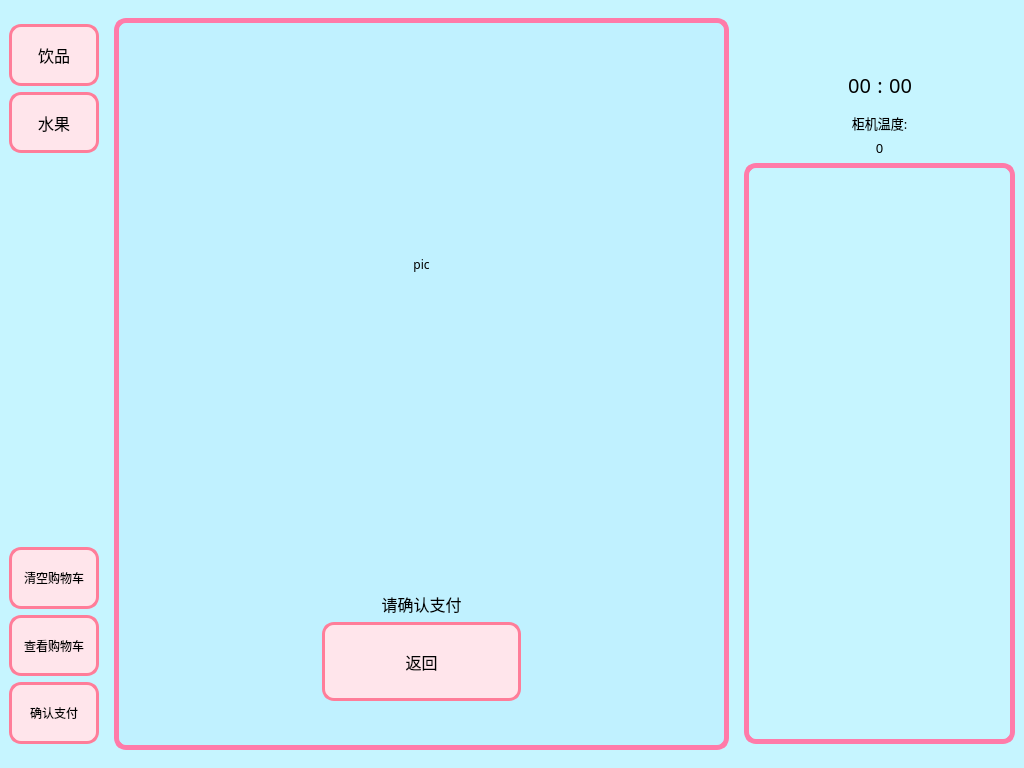
<?xml version="1.0" encoding="UTF-8"?>
<ui version="4.0">
 <class>UserInterface</class>
 <widget class="QMainWindow" name="UserInterface">
  <property name="geometry">
   <rect>
    <x>0</x>
    <y>0</y>
    <width>1024</width>
    <height>768</height>
   </rect>
  </property>
  <property name="sizePolicy">
   <sizepolicy hsizetype="Expanding" vsizetype="Expanding">
    <horstretch>0</horstretch>
    <verstretch>0</verstretch>
   </sizepolicy>
  </property>
  <property name="maximumSize">
   <size>
    <width>1024</width>
    <height>768</height>
   </size>
  </property>
  <property name="windowTitle">
   <string>UserInterface</string>
  </property>
  <property name="styleSheet">
   <string notr="true">#UserInterface{	
	background-color: rgb(198, 245, 255);
}

QTableWidget{	
/*
	background-color: rgba(132, 202, 128, 170);
	background-color: rgba(252, 255, 189,170);
	border: 12px solid rgba(0,0,0,0);
	border: 5px solid rgb(255, 110, 255);
	border-color: rgb(132, 202, 128);
	border-radius: 12px;
*/
	background-color: rgba(252, 255, 189,170);
	border: 5px solid rgb(255, 110, 255);
	border-color: rgb(255, 123, 169);
	border-radius: 18px;
}

QPushButton{
	background-color: rgb(255, 229, 235);
	border: 3px solid rgb(255, 125, 153);
    border-radius: 12px;
}

QPushButton:pressed {
    background-color: qlineargradient(x1: 0, y1: 0, x2: 0, y2: 1,
                                        stop: 0 #dadbde, stop: 1 #f6f7fa);
	border: 3px solid rgb(255, 174, 192);
}

QTabWidget::tab-bar {
    left: 5px; /* move to the right by 5px */
}

QTabBar::tab {    
	background-color: rgb(170, 244, 220);
    border: 3px solid rgb(255, 202, 206);
    border-bottom-color: rgb(255, 202, 206); /* same as the pane color */
    border-top-left-radius: 8px;
    border-top-right-radius: 8px;
	border-bottom-left-radius: 8px;
	border-bottom-right-radius: 8px;
    padding: 2px;
	min-height: 30px;
	min-width : 60px;
}

QTabBar::tab:selected, QTabBar::tab:hover {		
	background-color: rgb(212, 255, 241);
}

QTabBar::tab:selected {	
	background-color: rgb(72, 221, 152);
	border: 3px solid rgb(255, 143, 145);
    border-bottom-color: rgb(255, 143, 145); /* same as pane color */
}

QTabBar::tab:!selected {
    margin-top: 1px; /* make non-selected tabs look smaller */
}

QTableView::item:selected{
    selection-background-color: rgba(0, 0, 0, 0);
}

QTabWidget:pane {
	border-top:  0px hidden rgba(0,0,0,0);
	background:  transparent; 
}

#label_ads{
	border: 5px solid rgb(255, 110, 255);
	border-color: rgb(255, 123, 169);
	border-radius: 12px;
}
/*****滚动条样式*****************************************************************************/

QScrollBar:vertical{

margin:16px 0px 16px 0px;

background-color:rgba(0,0,0,0);

/*border:0px;*/
border: 2px solid rgb(255, 110, 255);
border-color: rgba(179, 226, 205, 150);
background-color: rgba(176, 216, 203, 90);
border-radius: 8px;
width:17px;
}

QScrollBar::handle:vertical{

background-color: rgba(129, 168, 130, 170);
border-radius:6px;

width:13px;

}

QScrollBar::handle:vertical:hover{
background-color:rgba(111, 152, 133,180);
}

QScrollBar::sub-line:vertical{

subcontrol-position:top;

subcontrol-origin:margin;

background-color:rgba(0,0,0,0);

border:0px hidden rgba(0,0,0,0);

height:0px;

}

QScrollBar::add-line:vertical{

subcontrol-position:bottom;

subcontrol-origin:margin;

background-color:rgba(0,0,0,0);

border:0px hidden rgba(0,0,0,0);

height:0px;

}

/*
QScrollBar::up-arrow:vertical{

border-image:url(:/commonImg/Resources/image/common/arrowUp.png);

width:12px;

height:6px;

}

QScrollBar::down-arrow:vertical{

border-image:url(:/commonImg/Resources/image/common/arrowDown.png);

width:12px;

height:6px;

}
*/

QScrollBar::sub-page:vertical,QScrollBar::add-page:vertical{

background-color:rgba(0,0,0,0);

}</string>
  </property>
  <widget class="QWidget" name="centralwidget">
   <layout class="QHBoxLayout" name="horizontalLayout" stretch="1,7,3">
    <item>
     <layout class="QVBoxLayout" name="verticalLayout_2" stretch="1,1,1,1,3,1,1,1,1,1,0">
      <item>
       <spacer name="verticalSpacer_3">
        <property name="orientation">
         <enum>Qt::Vertical</enum>
        </property>
        <property name="sizeType">
         <enum>QSizePolicy::Fixed</enum>
        </property>
        <property name="sizeHint" stdset="0">
         <size>
          <width>20</width>
          <height>15</height>
         </size>
        </property>
       </spacer>
      </item>
      <item>
       <widget class="QPushButton" name="pushButton_drink">
        <property name="sizePolicy">
         <sizepolicy hsizetype="Expanding" vsizetype="Expanding">
          <horstretch>0</horstretch>
          <verstretch>0</verstretch>
         </sizepolicy>
        </property>
        <property name="font">
         <font>
          <family>楷体</family>
          <pointsize>12</pointsize>
         </font>
        </property>
        <property name="text">
         <string>饮品</string>
        </property>
       </widget>
      </item>
      <item>
       <widget class="QPushButton" name="pushButton_fruit">
        <property name="sizePolicy">
         <sizepolicy hsizetype="Expanding" vsizetype="Expanding">
          <horstretch>0</horstretch>
          <verstretch>0</verstretch>
         </sizepolicy>
        </property>
        <property name="font">
         <font>
          <family>楷体</family>
          <pointsize>12</pointsize>
         </font>
        </property>
        <property name="text">
         <string>水果</string>
        </property>
       </widget>
      </item>
      <item>
       <spacer name="verticalSpacer">
        <property name="orientation">
         <enum>Qt::Vertical</enum>
        </property>
        <property name="sizeHint" stdset="0">
         <size>
          <width>20</width>
          <height>40</height>
         </size>
        </property>
       </spacer>
      </item>
      <item>
       <widget class="QPushButton" name="pushButton_admin">
        <property name="sizePolicy">
         <sizepolicy hsizetype="Expanding" vsizetype="Expanding">
          <horstretch>0</horstretch>
          <verstretch>0</verstretch>
         </sizepolicy>
        </property>
        <property name="font">
         <font>
          <family>Cascadia Mono</family>
         </font>
        </property>
        <property name="styleSheet">
         <string notr="true">background-color: rgba(0,0,0,0);
border: 0px hidden rgba(0,0,0,0);
border-top-left-radius: 8px;
border-top-right-radius: 8px;
border-bottom-left-radius: 8px;
border-bottom-right-radius: 8px;</string>
        </property>
        <property name="text">
         <string/>
        </property>
       </widget>
      </item>
      <item>
       <widget class="QLabel" name="label_head_total_price">
        <property name="sizePolicy">
         <sizepolicy hsizetype="Expanding" vsizetype="Expanding">
          <horstretch>0</horstretch>
          <verstretch>0</verstretch>
         </sizepolicy>
        </property>
        <property name="font">
         <font>
          <family>楷体</family>
          <pointsize>12</pointsize>
          <weight>75</weight>
          <bold>true</bold>
         </font>
        </property>
        <property name="text">
         <string/>
        </property>
        <property name="alignment">
         <set>Qt::AlignCenter</set>
        </property>
       </widget>
      </item>
      <item>
       <widget class="QLabel" name="label_total_price">
        <property name="sizePolicy">
         <sizepolicy hsizetype="Expanding" vsizetype="Expanding">
          <horstretch>0</horstretch>
          <verstretch>0</verstretch>
         </sizepolicy>
        </property>
        <property name="font">
         <font>
          <family>Cascadia Mono</family>
          <pointsize>12</pointsize>
          <weight>75</weight>
          <bold>true</bold>
         </font>
        </property>
        <property name="text">
         <string/>
        </property>
        <property name="alignment">
         <set>Qt::AlignCenter</set>
        </property>
       </widget>
      </item>
      <item>
       <widget class="QPushButton" name="pushButton_clear">
        <property name="sizePolicy">
         <sizepolicy hsizetype="Expanding" vsizetype="Expanding">
          <horstretch>0</horstretch>
          <verstretch>0</verstretch>
         </sizepolicy>
        </property>
        <property name="font">
         <font>
          <family>楷体</family>
         </font>
        </property>
        <property name="styleSheet">
         <string notr="true">QPushButton{
	background-color: rgb(255, 229, 235);
	border: 3px solid rgb(255, 125, 153);
    border-radius: 12px;
}

QPushButton:pressed {
    background-color: qlineargradient(x1: 0, y1: 0, x2: 0, y2: 1,
                                        stop: 0 #dadbde, stop: 1 #f6f7fa);
	border: 3px solid rgb(255, 174, 192);
}</string>
        </property>
        <property name="text">
         <string>清空购物车</string>
        </property>
       </widget>
      </item>
      <item>
       <widget class="QPushButton" name="pushButton_checkChart">
        <property name="sizePolicy">
         <sizepolicy hsizetype="Expanding" vsizetype="Expanding">
          <horstretch>0</horstretch>
          <verstretch>0</verstretch>
         </sizepolicy>
        </property>
        <property name="font">
         <font>
          <family>楷体</family>
         </font>
        </property>
        <property name="styleSheet">
         <string notr="true">QPushButton{
	background-color: rgb(255, 229, 235);
	border: 3px solid rgb(255, 125, 153);
    border-radius: 12px;
}

QPushButton:pressed {
    background-color: qlineargradient(x1: 0, y1: 0, x2: 0, y2: 1,
                                        stop: 0 #dadbde, stop: 1 #f6f7fa);
	border: 3px solid rgb(255, 174, 192);
}</string>
        </property>
        <property name="text">
         <string>查看购物车</string>
        </property>
       </widget>
      </item>
      <item>
       <widget class="QPushButton" name="pushButton_payment">
        <property name="sizePolicy">
         <sizepolicy hsizetype="Expanding" vsizetype="Expanding">
          <horstretch>0</horstretch>
          <verstretch>0</verstretch>
         </sizepolicy>
        </property>
        <property name="font">
         <font>
          <family>楷体</family>
         </font>
        </property>
        <property name="styleSheet">
         <string notr="true">QPushButton{
	background-color: rgb(255, 229, 235);
	border: 3px solid rgb(255, 125, 153);
    border-radius: 12px;
}

QPushButton:pressed {
    background-color: qlineargradient(x1: 0, y1: 0, x2: 0, y2: 1,
                                        stop: 0 #dadbde, stop: 1 #f6f7fa);
	border: 3px solid rgb(255, 174, 192);
}</string>
        </property>
        <property name="text">
         <string>确认支付</string>
        </property>
       </widget>
      </item>
      <item>
       <spacer name="verticalSpacer_2">
        <property name="orientation">
         <enum>Qt::Vertical</enum>
        </property>
        <property name="sizeType">
         <enum>QSizePolicy::Fixed</enum>
        </property>
        <property name="sizeHint" stdset="0">
         <size>
          <width>20</width>
          <height>15</height>
         </size>
        </property>
       </spacer>
      </item>
     </layout>
    </item>
    <item>
     <widget class="QStackedWidget" name="stackedWidget_userList">
      <property name="sizePolicy">
       <sizepolicy hsizetype="Expanding" vsizetype="Preferred">
        <horstretch>0</horstretch>
        <verstretch>0</verstretch>
       </sizepolicy>
      </property>
      <property name="maximumSize">
       <size>
        <width>16777215</width>
        <height>16777215</height>
       </size>
      </property>
      <property name="currentIndex">
       <number>2</number>
      </property>
      <widget class="QWidget" name="page_drink">
       <layout class="QGridLayout" name="gridLayout">
        <item row="0" column="0">
         <widget class="QTableWidget" name="tableWidget_drink">
          <property name="sizePolicy">
           <sizepolicy hsizetype="Expanding" vsizetype="Expanding">
            <horstretch>0</horstretch>
            <verstretch>0</verstretch>
           </sizepolicy>
          </property>
          <property name="maximumSize">
           <size>
            <width>800</width>
            <height>16777215</height>
           </size>
          </property>
          <property name="verticalScrollBarPolicy">
           <enum>Qt::ScrollBarAsNeeded</enum>
          </property>
          <property name="horizontalScrollBarPolicy">
           <enum>Qt::ScrollBarAlwaysOff</enum>
          </property>
          <property name="showGrid">
           <bool>false</bool>
          </property>
          <attribute name="horizontalHeaderVisible">
           <bool>false</bool>
          </attribute>
          <attribute name="horizontalHeaderMinimumSectionSize">
           <number>0</number>
          </attribute>
          <attribute name="horizontalHeaderDefaultSectionSize">
           <number>177</number>
          </attribute>
          <attribute name="verticalHeaderVisible">
           <bool>false</bool>
          </attribute>
          <attribute name="verticalHeaderMinimumSectionSize">
           <number>0</number>
          </attribute>
          <attribute name="verticalHeaderDefaultSectionSize">
           <number>320</number>
          </attribute>
          <row>
           <property name="text">
            <string>新建行</string>
           </property>
          </row>
          <row>
           <property name="text">
            <string>新建行</string>
           </property>
          </row>
          <row>
           <property name="text">
            <string>新建行</string>
           </property>
          </row>
          <row>
           <property name="text">
            <string>新建行</string>
           </property>
          </row>
          <row>
           <property name="text">
            <string>新建行</string>
           </property>
          </row>
          <column>
           <property name="text">
            <string>新建列</string>
           </property>
          </column>
          <column>
           <property name="text">
            <string>新建列</string>
           </property>
          </column>
          <column>
           <property name="text">
            <string>新建列</string>
           </property>
          </column>
         </widget>
        </item>
       </layout>
      </widget>
      <widget class="QWidget" name="page_fruit">
       <layout class="QGridLayout" name="gridLayout_2">
        <item row="0" column="0">
         <widget class="QTableWidget" name="tableWidget_fruit">
          <property name="sizePolicy">
           <sizepolicy hsizetype="Expanding" vsizetype="Expanding">
            <horstretch>0</horstretch>
            <verstretch>0</verstretch>
           </sizepolicy>
          </property>
          <property name="maximumSize">
           <size>
            <width>800</width>
            <height>16777215</height>
           </size>
          </property>
          <property name="verticalScrollBarPolicy">
           <enum>Qt::ScrollBarAsNeeded</enum>
          </property>
          <property name="horizontalScrollBarPolicy">
           <enum>Qt::ScrollBarAlwaysOff</enum>
          </property>
          <property name="showGrid">
           <bool>false</bool>
          </property>
          <attribute name="horizontalHeaderVisible">
           <bool>false</bool>
          </attribute>
          <attribute name="horizontalHeaderMinimumSectionSize">
           <number>0</number>
          </attribute>
          <attribute name="horizontalHeaderDefaultSectionSize">
           <number>177</number>
          </attribute>
          <attribute name="horizontalHeaderHighlightSections">
           <bool>true</bool>
          </attribute>
          <attribute name="horizontalHeaderStretchLastSection">
           <bool>true</bool>
          </attribute>
          <attribute name="verticalHeaderVisible">
           <bool>false</bool>
          </attribute>
          <attribute name="verticalHeaderCascadingSectionResizes">
           <bool>false</bool>
          </attribute>
          <attribute name="verticalHeaderMinimumSectionSize">
           <number>0</number>
          </attribute>
          <attribute name="verticalHeaderDefaultSectionSize">
           <number>320</number>
          </attribute>
          <attribute name="verticalHeaderHighlightSections">
           <bool>false</bool>
          </attribute>
          <attribute name="verticalHeaderStretchLastSection">
           <bool>true</bool>
          </attribute>
          <row>
           <property name="text">
            <string>新建行</string>
           </property>
          </row>
          <row>
           <property name="text">
            <string>新建行</string>
           </property>
          </row>
          <row>
           <property name="text">
            <string>新建行</string>
           </property>
          </row>
          <column>
           <property name="text">
            <string>新建列</string>
           </property>
          </column>
          <column>
           <property name="text">
            <string>新建列</string>
           </property>
          </column>
          <column>
           <property name="text">
            <string>新建列</string>
           </property>
          </column>
         </widget>
        </item>
       </layout>
      </widget>
      <widget class="QWidget" name="page_pay_code">
       <layout class="QGridLayout" name="gridLayout_5">
        <item row="0" column="0">
         <widget class="QWidget" name="widget_code" native="true">
          <property name="sizePolicy">
           <sizepolicy hsizetype="Expanding" vsizetype="Expanding">
            <horstretch>0</horstretch>
            <verstretch>0</verstretch>
           </sizepolicy>
          </property>
          <property name="styleSheet">
           <string notr="true">#widget_code{
background-color: rgb(192, 241, 255);
border: 5px solid rgb(255, 110, 255);
	border-color: rgb(255, 123, 169);
	border-radius: 12px;
}</string>
          </property>
          <layout class="QVBoxLayout" name="verticalLayout_3" stretch="12,2,0,2,1">
           <item>
            <widget class="QLabel" name="label_code_pic">
             <property name="sizePolicy">
              <sizepolicy hsizetype="Expanding" vsizetype="Expanding">
               <horstretch>0</horstretch>
               <verstretch>0</verstretch>
              </sizepolicy>
             </property>
             <property name="maximumSize">
              <size>
               <width>16777215</width>
               <height>16777215</height>
              </size>
             </property>
             <property name="font">
              <font>
               <family>Cascadia Mono</family>
               <pointsize>9</pointsize>
              </font>
             </property>
             <property name="text">
              <string>pic</string>
             </property>
             <property name="alignment">
              <set>Qt::AlignCenter</set>
             </property>
            </widget>
           </item>
           <item>
            <widget class="QLabel" name="label_count_down">
             <property name="font">
              <font>
               <family>楷体</family>
               <pointsize>12</pointsize>
              </font>
             </property>
             <property name="text">
              <string/>
             </property>
             <property name="alignment">
              <set>Qt::AlignCenter</set>
             </property>
            </widget>
           </item>
           <item>
            <widget class="QLabel" name="label_pay_text">
             <property name="font">
              <font>
               <family>楷体</family>
               <pointsize>12</pointsize>
              </font>
             </property>
             <property name="text">
              <string>请确认支付</string>
             </property>
             <property name="alignment">
              <set>Qt::AlignCenter</set>
             </property>
            </widget>
           </item>
           <item>
            <layout class="QHBoxLayout" name="horizontalLayout_3">
             <item>
              <spacer name="horizontalSpacer">
               <property name="orientation">
                <enum>Qt::Horizontal</enum>
               </property>
               <property name="sizeHint" stdset="0">
                <size>
                 <width>40</width>
                 <height>20</height>
                </size>
               </property>
              </spacer>
             </item>
             <item>
              <widget class="QPushButton" name="pushButton_code_back">
               <property name="sizePolicy">
                <sizepolicy hsizetype="Expanding" vsizetype="Expanding">
                 <horstretch>0</horstretch>
                 <verstretch>0</verstretch>
                </sizepolicy>
               </property>
               <property name="font">
                <font>
                 <family>楷体</family>
                 <pointsize>12</pointsize>
                </font>
               </property>
               <property name="styleSheet">
                <string notr="true">QPushButton{
	background-color: rgb(255, 229, 235);
	border: 3px solid rgb(255, 125, 153);
    border-radius: 12px;
}

QPushButton:pressed {
    background-color: qlineargradient(x1: 0, y1: 0, x2: 0, y2: 1,
                                        stop: 0 #dadbde, stop: 1 #f6f7fa);
	border: 3px solid rgb(255, 174, 192);
}</string>
               </property>
               <property name="text">
                <string>返回</string>
               </property>
              </widget>
             </item>
             <item>
              <spacer name="horizontalSpacer_2">
               <property name="orientation">
                <enum>Qt::Horizontal</enum>
               </property>
               <property name="sizeHint" stdset="0">
                <size>
                 <width>40</width>
                 <height>20</height>
                </size>
               </property>
              </spacer>
             </item>
            </layout>
           </item>
           <item>
            <spacer name="verticalSpacer_6">
             <property name="orientation">
              <enum>Qt::Vertical</enum>
             </property>
             <property name="sizeHint" stdset="0">
              <size>
               <width>20</width>
               <height>41</height>
              </size>
             </property>
            </spacer>
           </item>
          </layout>
         </widget>
        </item>
       </layout>
      </widget>
      <widget class="QWidget" name="page_cart">
       <layout class="QGridLayout" name="gridLayout_4">
        <item row="0" column="0">
         <widget class="QTableWidget" name="tableWidget_cart">
          <property name="sizePolicy">
           <sizepolicy hsizetype="Expanding" vsizetype="Expanding">
            <horstretch>0</horstretch>
            <verstretch>0</verstretch>
           </sizepolicy>
          </property>
          <property name="maximumSize">
           <size>
            <width>800</width>
            <height>16777215</height>
           </size>
          </property>
          <property name="verticalScrollBarPolicy">
           <enum>Qt::ScrollBarAsNeeded</enum>
          </property>
          <property name="horizontalScrollBarPolicy">
           <enum>Qt::ScrollBarAlwaysOff</enum>
          </property>
          <property name="showGrid">
           <bool>false</bool>
          </property>
          <attribute name="horizontalHeaderVisible">
           <bool>false</bool>
          </attribute>
          <attribute name="horizontalHeaderMinimumSectionSize">
           <number>0</number>
          </attribute>
          <attribute name="horizontalHeaderDefaultSectionSize">
           <number>177</number>
          </attribute>
          <attribute name="horizontalHeaderHighlightSections">
           <bool>true</bool>
          </attribute>
          <attribute name="horizontalHeaderStretchLastSection">
           <bool>true</bool>
          </attribute>
          <attribute name="verticalHeaderVisible">
           <bool>false</bool>
          </attribute>
          <attribute name="verticalHeaderCascadingSectionResizes">
           <bool>false</bool>
          </attribute>
          <attribute name="verticalHeaderMinimumSectionSize">
           <number>0</number>
          </attribute>
          <attribute name="verticalHeaderDefaultSectionSize">
           <number>145</number>
          </attribute>
          <attribute name="verticalHeaderHighlightSections">
           <bool>false</bool>
          </attribute>
          <attribute name="verticalHeaderStretchLastSection">
           <bool>true</bool>
          </attribute>
          <column>
           <property name="text">
            <string>新建列</string>
           </property>
          </column>
         </widget>
        </item>
       </layout>
      </widget>
     </widget>
    </item>
    <item>
     <layout class="QVBoxLayout" name="verticalLayout" stretch="0,1,0,0,9,0">
      <item>
       <spacer name="verticalSpacer_4">
        <property name="orientation">
         <enum>Qt::Vertical</enum>
        </property>
        <property name="sizeType">
         <enum>QSizePolicy::Expanding</enum>
        </property>
        <property name="sizeHint" stdset="0">
         <size>
          <width>20</width>
          <height>15</height>
         </size>
        </property>
       </spacer>
      </item>
      <item>
       <layout class="QHBoxLayout" name="horizontalLayout_2" stretch="0,0,0,0,0">
        <item>
         <spacer name="horizontalSpacer_3">
          <property name="orientation">
           <enum>Qt::Horizontal</enum>
          </property>
          <property name="sizeHint" stdset="0">
           <size>
            <width>40</width>
            <height>20</height>
           </size>
          </property>
         </spacer>
        </item>
        <item>
         <widget class="QLabel" name="label_time_hour">
          <property name="sizePolicy">
           <sizepolicy hsizetype="Fixed" vsizetype="Fixed">
            <horstretch>0</horstretch>
            <verstretch>0</verstretch>
           </sizepolicy>
          </property>
          <property name="maximumSize">
           <size>
            <width>35</width>
            <height>45</height>
           </size>
          </property>
          <property name="font">
           <font>
            <family>Cascadia Mono</family>
            <pointsize>15</pointsize>
           </font>
          </property>
          <property name="text">
           <string>00</string>
          </property>
          <property name="alignment">
           <set>Qt::AlignCenter</set>
          </property>
         </widget>
        </item>
        <item>
         <widget class="QLabel" name="label_time_dot">
          <property name="sizePolicy">
           <sizepolicy hsizetype="Fixed" vsizetype="Fixed">
            <horstretch>0</horstretch>
            <verstretch>0</verstretch>
           </sizepolicy>
          </property>
          <property name="maximumSize">
           <size>
            <width>18</width>
            <height>45</height>
           </size>
          </property>
          <property name="font">
           <font>
            <family>Cascadia Mono</family>
            <pointsize>15</pointsize>
           </font>
          </property>
          <property name="text">
           <string>:</string>
          </property>
          <property name="alignment">
           <set>Qt::AlignCenter</set>
          </property>
         </widget>
        </item>
        <item>
         <widget class="QLabel" name="label_time_min">
          <property name="sizePolicy">
           <sizepolicy hsizetype="Fixed" vsizetype="Fixed">
            <horstretch>0</horstretch>
            <verstretch>0</verstretch>
           </sizepolicy>
          </property>
          <property name="maximumSize">
           <size>
            <width>35</width>
            <height>45</height>
           </size>
          </property>
          <property name="font">
           <font>
            <family>Cascadia Mono</family>
            <pointsize>15</pointsize>
           </font>
          </property>
          <property name="text">
           <string>00</string>
          </property>
          <property name="alignment">
           <set>Qt::AlignCenter</set>
          </property>
         </widget>
        </item>
        <item>
         <spacer name="horizontalSpacer_4">
          <property name="orientation">
           <enum>Qt::Horizontal</enum>
          </property>
          <property name="sizeHint" stdset="0">
           <size>
            <width>40</width>
            <height>20</height>
           </size>
          </property>
         </spacer>
        </item>
       </layout>
      </item>
      <item>
       <widget class="QLabel" name="label_text">
        <property name="font">
         <font>
          <family>楷体</family>
          <pointsize>10</pointsize>
         </font>
        </property>
        <property name="text">
         <string>柜机温度:</string>
        </property>
        <property name="alignment">
         <set>Qt::AlignCenter</set>
        </property>
       </widget>
      </item>
      <item>
       <widget class="QLabel" name="label_temp">
        <property name="font">
         <font>
          <family>楷体</family>
          <pointsize>10</pointsize>
         </font>
        </property>
        <property name="text">
         <string>0</string>
        </property>
        <property name="alignment">
         <set>Qt::AlignCenter</set>
        </property>
       </widget>
      </item>
      <item>
       <widget class="QLabel" name="label_ads">
        <property name="sizePolicy">
         <sizepolicy hsizetype="Expanding" vsizetype="Expanding">
          <horstretch>0</horstretch>
          <verstretch>0</verstretch>
         </sizepolicy>
        </property>
        <property name="minimumSize">
         <size>
          <width>0</width>
          <height>0</height>
         </size>
        </property>
        <property name="maximumSize">
         <size>
          <width>310</width>
          <height>581</height>
         </size>
        </property>
        <property name="styleSheet">
         <string notr="true"/>
        </property>
        <property name="text">
         <string/>
        </property>
        <property name="alignment">
         <set>Qt::AlignCenter</set>
        </property>
       </widget>
      </item>
      <item>
       <spacer name="verticalSpacer_5">
        <property name="orientation">
         <enum>Qt::Vertical</enum>
        </property>
        <property name="sizeType">
         <enum>QSizePolicy::Fixed</enum>
        </property>
        <property name="sizeHint" stdset="0">
         <size>
          <width>20</width>
          <height>15</height>
         </size>
        </property>
       </spacer>
      </item>
     </layout>
    </item>
   </layout>
  </widget>
  <action name="actionadmin_Interface">
   <property name="text">
    <string>管理员界面</string>
   </property>
  </action>
 </widget>
 <resources/>
 <connections/>
</ui>
